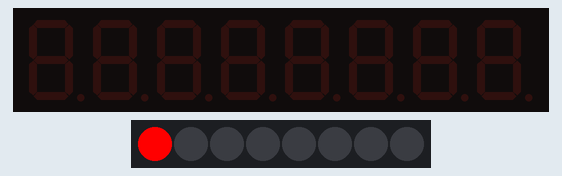
This program was run on a simulated Arduino Nano, built with avr-gcc and run on an emulated ATmega328P. Parts: 8-digit seven-segment display, 8 RGB LEDs in strip order, left to right. Wiring (inferred from the names in the program): TM1638 display and keys: STB pin 9; clock pin 7; DIO pin 8.

Above: at 0.05 s.
At 0.55 s:
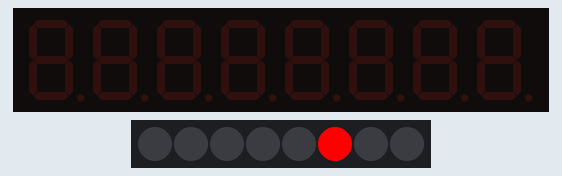
At 1.06 s:
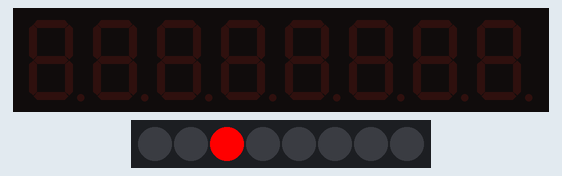
Timing chart, 0 to 40.0 s (numbered marks = the images above):
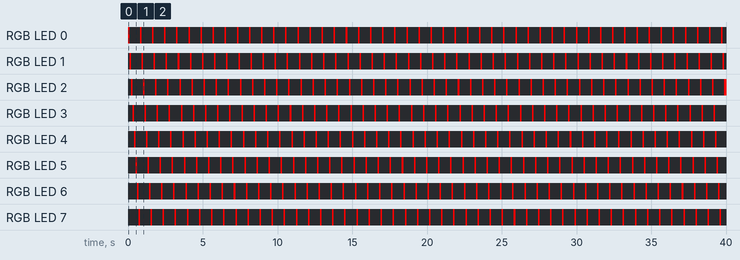

The program:

main.cpp
```cpp
#include <Arduino.h>

const int strobe = 9;
const int clock = 7;
const int data = 8;
uint8_t i = 1;

// send 1 byte data
void sendCommand(uint8_t value) {
  digitalWrite(strobe, LOW);
  shiftOut(data, clock, LSBFIRST, value);
  digitalWrite(strobe, HIGH);
}

// send 2 bytes data, first byte is the address, second byte is the value
void sendData(uint8_t address, uint8_t value) {
  digitalWrite(strobe, LOW);
  shiftOut(data, clock, LSBFIRST, 0xc0 | address);
  shiftOut(data, clock, LSBFIRST, value);
  digitalWrite(strobe, HIGH);
}

// read the button states
uint8_t readButtons(void) {
  uint8_t buttons = 0;
  digitalWrite(strobe, LOW);
  shiftOut(data, clock, LSBFIRST, 0x42);
  pinMode(data, INPUT);
  for (uint8_t i = 0; i < 4; i++) {
    uint8_t v = shiftIn(data, clock, LSBFIRST) << i;
    buttons |= v;
  }
  pinMode(data, OUTPUT);
  digitalWrite(strobe, HIGH);
  return buttons;
}

// reset all the address
void reset() {
  sendCommand(0x40);
  digitalWrite(strobe, LOW);
  shiftOut(data, clock, LSBFIRST, 0xc0);
  for (uint8_t i = 0; i < 16; i++) {
    shiftOut(data, clock, LSBFIRST, 0x00);
  }
  digitalWrite(strobe, HIGH);
}

void setup() {
  pinMode(strobe, OUTPUT);
  pinMode(clock, OUTPUT);
  pinMode(data, OUTPUT);
  sendCommand(0x8f);
  reset();
  Serial.begin(9600);
}

void loop() {
  // set mode single address
  sendCommand(0x44);
  // set the before and after current led to off
  sendData(0x0f & (i-2), 0x00);
  sendData(0x0f & (i+2), 0x00);
  // set olny the odd adress to on
  if (i % 2 != 0) {
    sendData(0x0f & i, 0x01);
  }
  uint8_t buttons = readButtons();
  // if button 1 is pressed, led runs to the left else to the right
  if (buttons == 0x01) {
    i -= 2;
  } else {
    i += 2;
  }
  delay(100);
}
```

Measured:
- by itself, RGB LED 0–7: alternates RGB(255, 0, 0) for 0.10 s and off for 0.71 s
- by itself, everything shown: repeats every 0.81 s, in 8 steps
